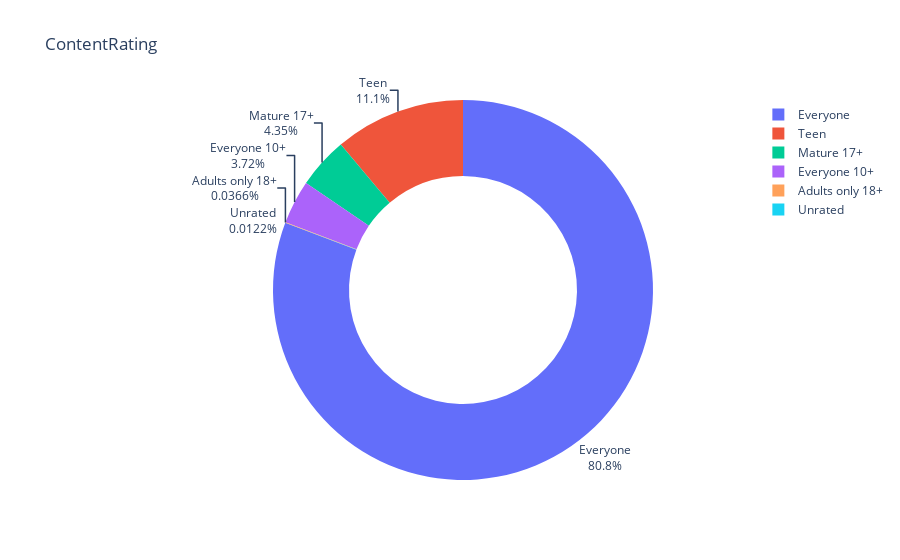

This figure's notebook cell:
### Code cell
fig = px.pie(labels=content_ratings.index, values=content_ratings.values,
             title="ContentRating",
             names=content_ratings.index, hole=0.6)
fig.update_traces(textposition='outside', textinfo='label+percent')
fig.show()

### Figure 1 — Plotly figure (JSON) as saved in the notebook; plotly's stock layout.template omitted (floating-point values rounded to 4 significant figures)
{"data": [{"domain": {"x": [0, 1], "y": [0, 1]}, "hole": 0.6, "hovertemplate": "label=%{label}<br>value=%{value}<extra></extra>", "labels": ["Everyone", "Teen", "Mature 17+", "Everyone 10+", "Adults only 18+", "Unrated"], "legendgroup": "", "name": "", "showlegend": true, "textinfo": "label+percent", "textposition": "outside", "type": "pie", "values": [6621, 912, 357, 305, 3, 1]}], "layout": {"legend": {"tracegroupgap": 0}, "title": {"text": "ContentRating"}}}
